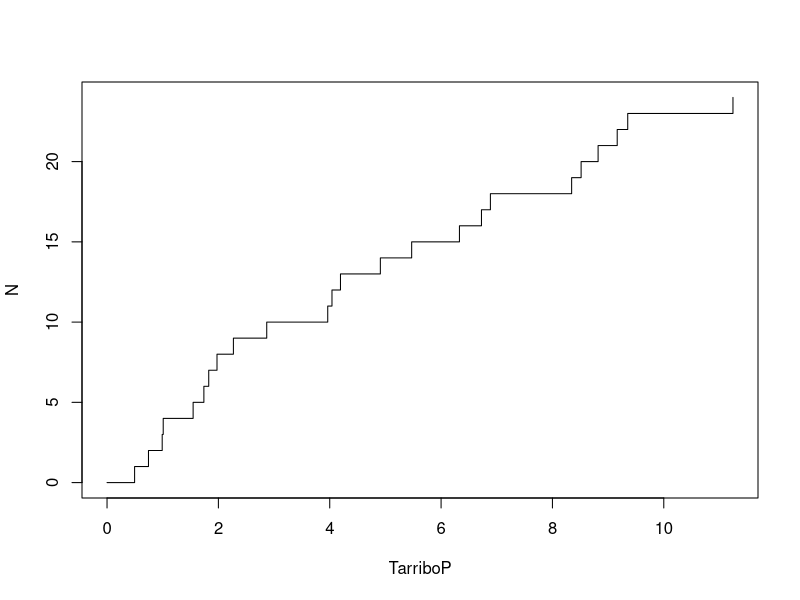
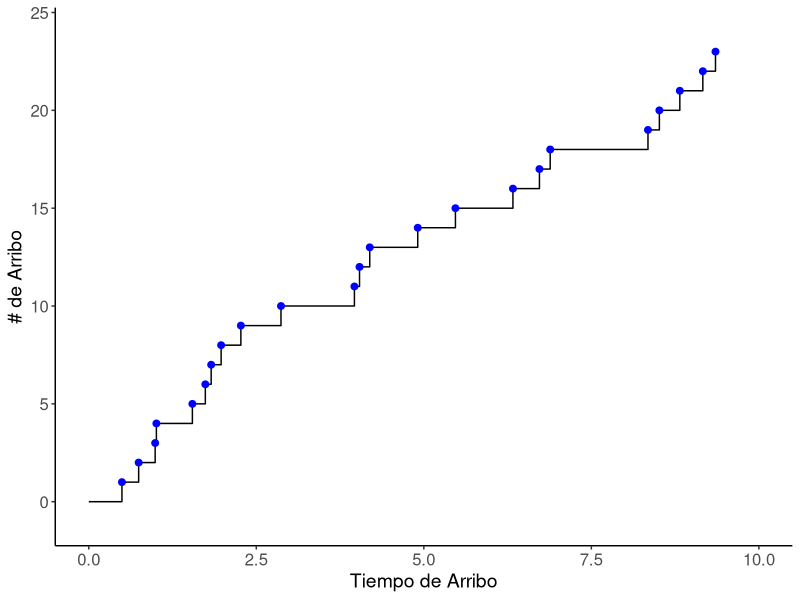

These charts were generated, in order, by the following R code:

#set.seed(1998)
library(tidyverse)

lambda=2 #tau~exp(1/2)
Tarribo<-NULL
Tarribo[1]<-rexp(1,lambda)
#Queremos un t hasta 10
t<-10
x<-seq(0,12,by=.05)# Definición del eje X
k=1
while(Tarribo[k]<t){
  Tarribo[k+1]<-Tarribo[k]+rexp(1,lambda)
  k<-k+1
}

Tarribo
TarriboP<-NULL
for (i in 1:length(Tarribo)){
  TarriboP[2*(i-1)+1]<-Tarribo[i]
  TarriboP[2*(i-1)+2]<-Tarribo[i]
}
Tarribo<-c(0,Tarribo)
TarriboP<-c(0,TarriboP)
length(TarriboP)
N<-NULL
for (i in 1:(length(Tarribo))){
  N[2*(i-1)+1]<-(i-1)
  N[2*(i-1)+2]<-i
}
N<-N[-length(Tarribo)*2]
N<-N[-(length(Tarribo)*2-1)]
N<-c(0,N)
N
plot(TarriboP,N,type="l")

Tarribo2<- Tarribo[seq(2,length(Tarribo),by=1)]
Tarribo2<-c(Tarribo2,rep(-1,length(TarriboP)-length(Tarribo2)))
Ypoint<- seq(1,max(N), by=1)
Ypoint<-c(Ypoint,rep(-1,length(N)-length(Ypoint)))


df<-data.frame(TarriboP,N)
library(ggplot2)
ggplot(df,aes(x=TarriboP))+geom_line(aes(y=N))+theme(plot.title = element_text(hjust=.5))+
  xlab("Tiempo de Arribo")+ylab("# de Arribo")+geom_point(aes(x=Tarribo2,y=Ypoint),colour="blue", size = 2) +xlim(0,t)+
  theme_classic() +theme(axis.text=element_text(size=12), axis.title=element_text(size=14))
